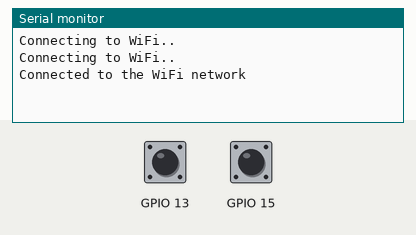
Recording of a sketch running on a simulated ESP32. Shown: the last lines printed to the serial monitor. The inputs (shaded band) are chosen by the test bench; at power-on: GPIO 13 HIGH, GPIO 15 HIGH. WiFi joins after 1.5 s; servers stay silent unless stated; uploads are accepted with an empty reply.

Above: at 7.2 s.
7.3 s: GPIO 13 pulled LOW for 0.15 s
At 8.5 s:
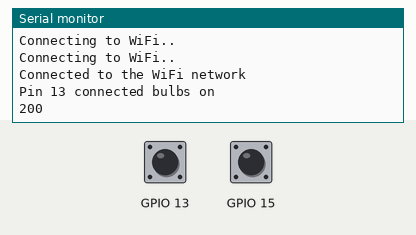
9.0 s: GPIO 15 pulled LOW for 0.15 s
At 9.16 s:
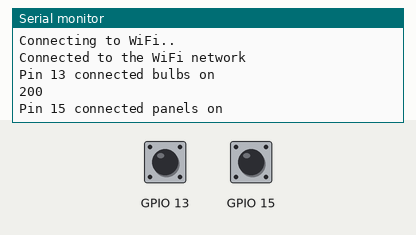

The sketch:

wiz_bulbs_panels_on.ino
```cpp
#include <WiFi.h>
#include <HTTPClient.h>

const char* ssid = "Raghav-2.4G";
const char* password =  "raghavp01";

void setup() {

  Serial.begin(115200);
  delay(4000);
  WiFi.begin(ssid, password);

  while (WiFi.status() != WL_CONNECTED) {
    delay(1000);
    Serial.println("Connecting to WiFi..");
  }

  Serial.println("Connected to the WiFi network");

  pinMode(15, INPUT_PULLUP);
  pinMode(13, INPUT_PULLUP);


}

void loop() {

int bulbValue = digitalRead(13);
if (bulbValue == LOW){
    Serial.println("Pin 13 connected bulbs on");
    bulbs_on();}

int panelValue = digitalRead(15);
if (panelValue == LOW){
    Serial.println("Pin 15 connected panels on");
    panels_on();}


}


void panels_on(){
  if ((WiFi.status() == WL_CONNECTED)) { //Check the current connection status

    HTTPClient http;

    http.begin("http://www.virtualsmarthome.xyz/url_routine_trigger/activate.php?trigger=aa12a77f-e0c2-467b-b4cd-40539f103dbb&token=fb23310c-2709-4abd-b6eb-de5e9d83f61b&response=json"); //Specify the URL
    int httpCode = http.GET();                                        //Make the request

    if (httpCode > 0) { //Check for the returning code

        String payload = http.getString();
        Serial.println(httpCode);
        Serial.println(payload);
      }

    else {
      Serial.println("Error on HTTP request");
    }

    http.end(); //Free the resources
  }
}

void bulbs_on(){
  if ((WiFi.status() == WL_CONNECTED)) { //Check the current connection status

    HTTPClient http;

    http.begin("https://www.virtualsmarthome.xyz/url_routine_trigger/activate.php?trigger=bada2e58-7584-4727-a3e7-07f87f55a03b&token=be140c16-0a53-47ae-b149-93676335d146&response=json"); //Specify the URL
    int httpCode = http.GET();                                        //Make the request

    if (httpCode > 0) { //Check for the returning code

        String payload = http.getString();
        Serial.println(httpCode);
        Serial.println(payload);
      }

    else {
      Serial.println("Error on HTTP request");
    }

    http.end(); //Free the resources
  }
}
```

Measured:
- after the input at 7.3 s, the serial monitor: prints a new line at once (image 1)
- after the input at 9.0 s, the serial monitor: prints a new line at once (image 2)
